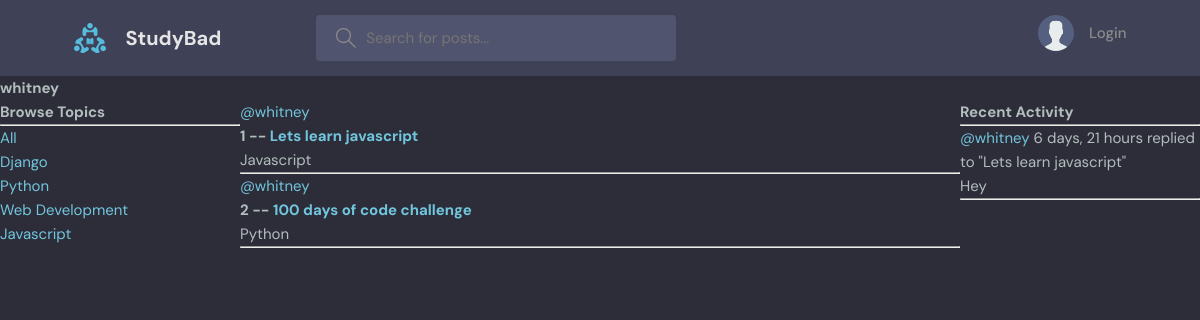
The app's page /profile/1 with its own data.
### base/models.py (models this page shows, shortened)
class Topic(models.Model):
    name = models.CharField(max_length=200)

class Room(models.Model):
    host = models.ForeignKey(User, on_delete=models.SET_NULL, null=True)
    topic =  models.ForeignKey(Topic, on_delete=models.SET_NULL, null=True)
    name = models.CharField(max_length=200)
    description = models.TextField(null=True, blank=True)
    participants = models.ManyToManyField(User, related_name='participants', blank=True)
    updated = models.DateTimeField(auto_now=True)
    created = models.DateTimeField(auto_now_add=True)
    class Meta:
        ordering = ['-updated', '-created']
    def __str__(self):
        return self.name

class Message(models.Model):
    user = models.ForeignKey(User, on_delete=models.CASCADE)
    room = models.ForeignKey(Room, on_delete=models.CASCADE)
    body = models.TextField()
    updated = models.DateTimeField(auto_now=True)
    created = models.DateTimeField(auto_now_add=True)
    class Meta:
        ordering = ['-updated', '-created']
    def __str__(self):
        return self.body[0:50]

### base/views.py (the view)
# urls.py: path('profile/<str:pk>', views.userProfile, name="user-profile"),
def userProfile(request, pk):
    user = User.objects.get(id=pk)
    rooms = user.room_set.all()
    room_messages = user.message_set.all()
    topics = Topic.objects.all()
    context = {'user': user, 'rooms': rooms,
                'room_messages': room_messages, 'topics':topics}
    return render(request, 'base/profile.html', context)

### base/templates/base/profile.html (shortened to what this page needs)
{% extends 'main.html' %}
{% block content %}
<h1>{{user.username}}</h1>
<div class="profile-container">
    <div>
        {% include 'base/topics_component.html' %}
    </div>
    <div>
        {% include 'base/feed_component.html' %}
    </div>
    <div>
        {% include 'base/activity_component.html' %}
    </div>
</div>
{% endblock content %}

### templates/main.html (shortened to what this page needs)
<!DOCTYPE html>
{% load static %}
<html lang="en">
  <head>
    <link rel="stylesheet" href="{% static 'styles/style.css' %}" />
  </head>
  <body>
    {% include 'navbar.html' %}
    {% block content %}
    {% endblock content %}
  </body>
</html>

### templates/navbar.html (shortened to what this page needs)
{% load static %}
<header class="header header--loggedIn">
    <div class="container">
      <a href="{% url 'home' %}" class="header__logo">
        <img src="{% static  'images/logo.svg' %}" />
        <h1>StudyBad</h1>
      </a>
      <form class="header__search" method="GET" action="{% url 'home' %}">
        <label>
          <input name="q" placeholder="Search for posts..." />
        </label>
      </form>
      <nav class="header__menu">
        {% if request.user.is_authenticated %}
        <div class="header__user">
          <a href="profile.html">
            <div class="avatar avatar--medium active">
              <img src="https://randomuser.me/api/portraits/men/37.jpg" />
            </div>
            <p>{{request.user.username}}<span>@{{request.user.username}}</span></p>
          </a>
          <button class="dropdown-button">
            <svg version="1.1" xmlns="http://www.w3.org/2000/svg" width="32" height="32" viewBox="0 0 32 32">
              <title>chevron-down</title>
              <path d="M16 21l-13-13h-3l16 16 16-16h-3l-13 13z"></path>
            </svg>
          </button>
        </div>
        {% else %}
        <a href="{% url 'login' %}">
          <img src="./assets/avatar.svg" />
          <p>Login</p>
        </a>
    {% endif %}
      </nav>
    </div>
  </header>

### base/templates/base/topics_component.html
<h3>Browse Topics</h3>
<hr>
<div>
    <a href="{% url 'home' %}">All</a>
</div>
{% for topic in topics %}
<div>
    <a href="{% url 'home' %}?q={{topic.name}}">{{topic.name}}</a>
</div>
{% endfor %}

### base/templates/base/feed_component.html (shortened to what this page needs)
<div>
    {% for room in rooms%}
    <div>
        <a href="{% url 'user-profile' room.host.id %}">@{{room.host.username}}</a>
        <h5>{{room.id}} -- <a href="/room/{{room.id}}">{{room.name}}</a></h5>
        <small>{{room.topic.name}}</small>
        <hr>
    </div>
    {% endfor %}
</div>

### base/templates/base/activity_component.html (shortened to what this page needs)
<h3>Recent Activity</h3>
<hr />
{% for message in room_messages %}
<div>
  <small><a href="{% url 'user-profile' message.user.id %}">@{{message.user}}</a> {{message.created|timesince}}</small>
  <small>replied to "{{message.room}}"</small>
  <p>{{message}}</p>
  <hr />
</div>
{% endfor %}

### static/styles/style.css (style rules this page uses)
:root { --color-main: #71c6dd; --color-main-light: #e1f6fb; --color-dark: #3f4156; --color-dark-medium: #51546e; --color-dark-light: #696d97; --color-light: #e5e5e5; --color-gray: #8b8b8b; --color-light-gray: #b2bdbd; --color-bg: #2d2d39; --color-success: #5dd693; --color-error: #fc4b0b; }
* { font-family: "DM Sans", -apple-system, BlinkMacSystemFont, "Segoe UI", Roboto, Oxygen, Ubuntu, Cantarell, "Open Sans", "Helvetica Neue", sans-serif; margin: 0; padding: 0; box-sizing: border-box; text-rendering: optimizeLegibility; font-size: inherit; }
html { font-size: 56.25%; }
@media only screen and (min-width: 1200px) { html { font-size: 62.5%; } }
body { line-height: 1.6; font-weight: 400; font-size: 1.5rem; color: var(--color-light-gray); background-color: var(--color-bg); min-height: 100vh; }
img { width: 100%; }
a { display: inline-block; color: var(--color-main); text-decoration: none; }
.container { max-width: 120rem; width: 90%; margin: auto; }
.header { padding: 1.5rem; background-color: var(--color-dark); }
.header > .container { display: flex; gap: 9.5rem; }
.header__logo, .header__user { display: flex; gap: 2rem; align-items: center; }
.header__logo > img { height: 3.2rem; width: 3.2rem; }
.header__logo > h1 { font-weight: 700; font-size: 2rem; color: var(--color-light); }
.header__search > label { background-color: var(--color-dark-medium); padding: 1.3rem 1rem; display: flex; align-items: center; gap: 1rem; border-radius: 4px; }
.header__search svg { fill: var(--color-gray); width: 2rem; height: 2rem; margin-left: 1rem; }
.header__search input { width: 30rem; background: transparent; border: none; outline: none; color: var(--color-light); }
.header__menu { margin-left: auto; position: relative; }
.header__menu a { display: flex; gap: 1.5rem; align-items: center; font-weight: 500; text-decoration: none; color: var(--color-gray); }
.header__menu img { height: 3.6rem; }
.header__menu p { line-height: 1.2; }

### base/templates/base/profile.html (style rules this page uses)
.profile-container { display: grid; grid-template-columns: 1fr 3fr 1fr; }

### records on screen
Topic: name "Django"
Topic: name "Python"
Topic: name "Web Development"
Topic: name "Javascript"
Room: host.username "whitney", id "1", name "Lets learn javascript", topic.name "Javascript"
Room: host.username "whitney", id "2", name "100 days of code challenge", topic.name "Python"
Message: user "whitney", created "6 days, 21 hours", room "Lets learn javascript", body "Hey"

### other values on screen
{{ user.username }} "whitney"
